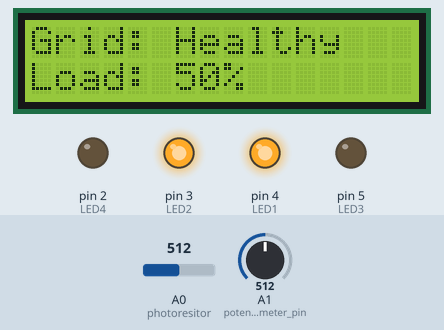
Bench run of a sketch on a simulated Arduino Uno, built with avr-gcc and run on an emulated ATmega328P. Parts: 16×2 character LCD, output pins drawn as LEDs (lit = HIGH). Inputs (shaded band) come from the test bench; at power-on: A0 (photoresitor) = 512, A1 (potentiometer_pin) = 512. What the sketch prints to the serial monitor is not drawn.

Above: at 1.2 s.
1.3 s: A0 (photoresitor) set to 820
At 2.2 s:
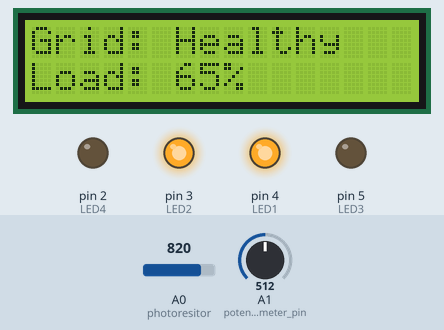
2.8 s: A0 (photoresitor) set to 855
At 3.4 s:
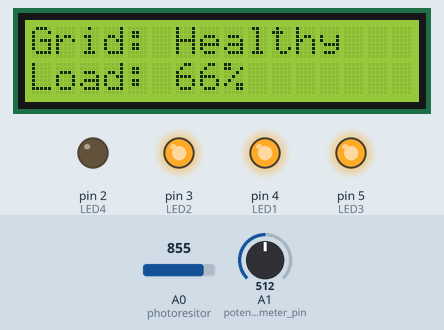
4.3 s: A1 (potentiometer_pin) set to 899
At 5.5 s:
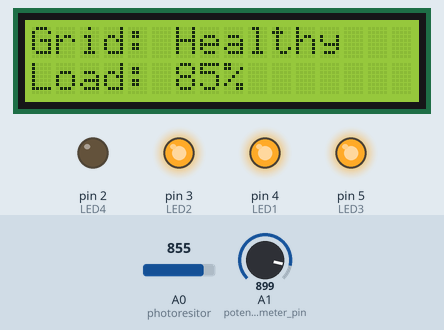
5.8 s: A1 (potentiometer_pin) set to 928
At 6.9 s:
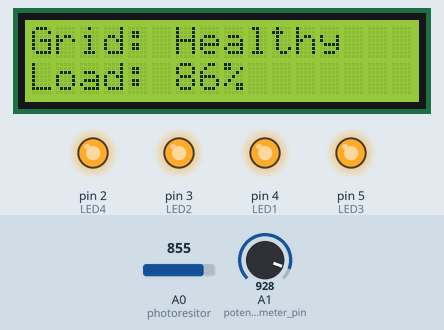
7.3 s: A0 (photoresitor) set to 1006
At 8.1 s:
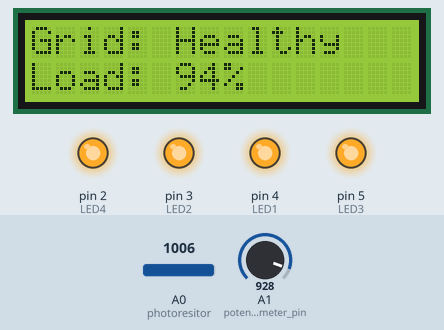
8.8 s: A0 (photoresitor) set to 1023
At 9.3 s:
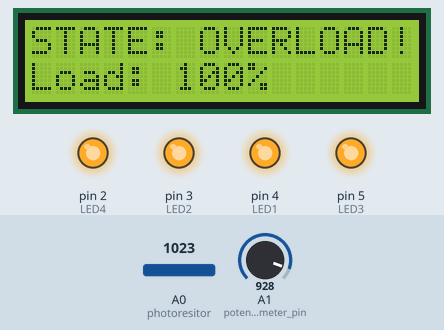
Timing chart, 0 to 11.3 s (numbered marks = the images above; inputs shaded):
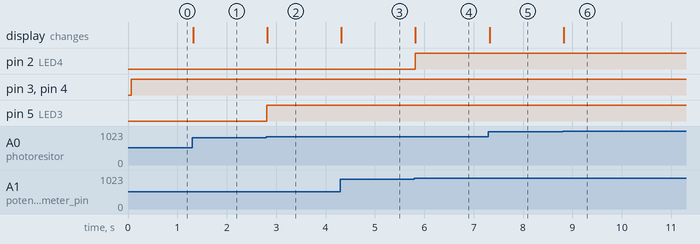

Measured:
- the behaviour switches between 838 and 839 on A0 (photoresitor) (found by bisection; images 1 and 2)
- the behaviour switches between 910 and 911 on A1 (potentiometer_pin) (found by bisection; images 3 and 4)
- the behaviour switches between 1022 and 1023 on A0 (photoresitor) (found by bisection; images 5 and 6)
- after the input at 1.3 s, the display: changes at once (image 1)
- after the input at 2.8 s, pin 5 (LED3): LOW → HIGH at once; the display: changes at once (image 2)
- after the input at 4.3 s, the display: changes at once (image 3)
- after the input at 5.8 s, pin 2 (LED4): LOW → HIGH at once; the display: changes at once (image 4)
- after the input at 7.3 s, the display: changes at once (image 5)
- after the input at 8.8 s, the display: changes at once (image 6)

The sketch:

consumer.ino
```cpp
#include <Wire.h>
#include <LiquidCrystal.h>

const int LED1 = 4;
const int LED2 = 3;
const int LED3 = 5;
const int LED4 = 2;

const int potentiometer_pin = A1;
const int photoresitor = A0;


unsigned long lastUpdate = 0;
const long interval = 50;

LiquidCrystal lcd(12, 11, 10, 9, 8, 7);

void setup() {
  pinMode(LED1, OUTPUT);
  pinMode(LED2, OUTPUT);
  pinMode(LED3, OUTPUT);
  pinMode(LED4, OUTPUT);


  lcd.begin(16, 2);

  Serial.begin(9600);


  Wire.begin(9);
}

void loop() {
  unsigned long currentMillis = millis();

  //no dealy cuz of papa theys
  if (currentMillis - lastUpdate >= interval) {
    lastUpdate = currentMillis;


    int potValue = analogRead(potentiometer_pin);
    int lightValue = analogRead(photoresitor);

    //get individual inputs
    int potPercent = map(potValue, 0, 1023, 0, 100);
    int lightPercent = map(lightValue, 0, 1023, 0, 100);

    // average of the two consumer inputs
    int totalLevel = (potPercent + lightPercent) / 2;

    //Easyies way I think
    digitalWrite(LED1, (totalLevel > 10) ? HIGH : LOW);
    digitalWrite(LED2, (totalLevel > 35) ? HIGH : LOW);
    digitalWrite(LED3, (totalLevel > 65) ? HIGH : LOW);
    digitalWrite(LED4, (totalLevel > 85) ? HIGH : LOW);


    lcd.setCursor(0, 0);
    if (totalLevel >= 95) {

      lcd.print("STATE: OVERLOAD!");
      lcd.setCursor(0, 1);
      lcd.print("Load: 100%      ");
    } else {
      lcd.print("Grid: Healthy   ");
      lcd.setCursor(0, 1);
      lcd.print("Load: ");
      lcd.print(totalLevel);
      lcd.print("%          ");
    }


    Serial.print("Load: ");
    Serial.println(totalLevel);
  }
}
```
